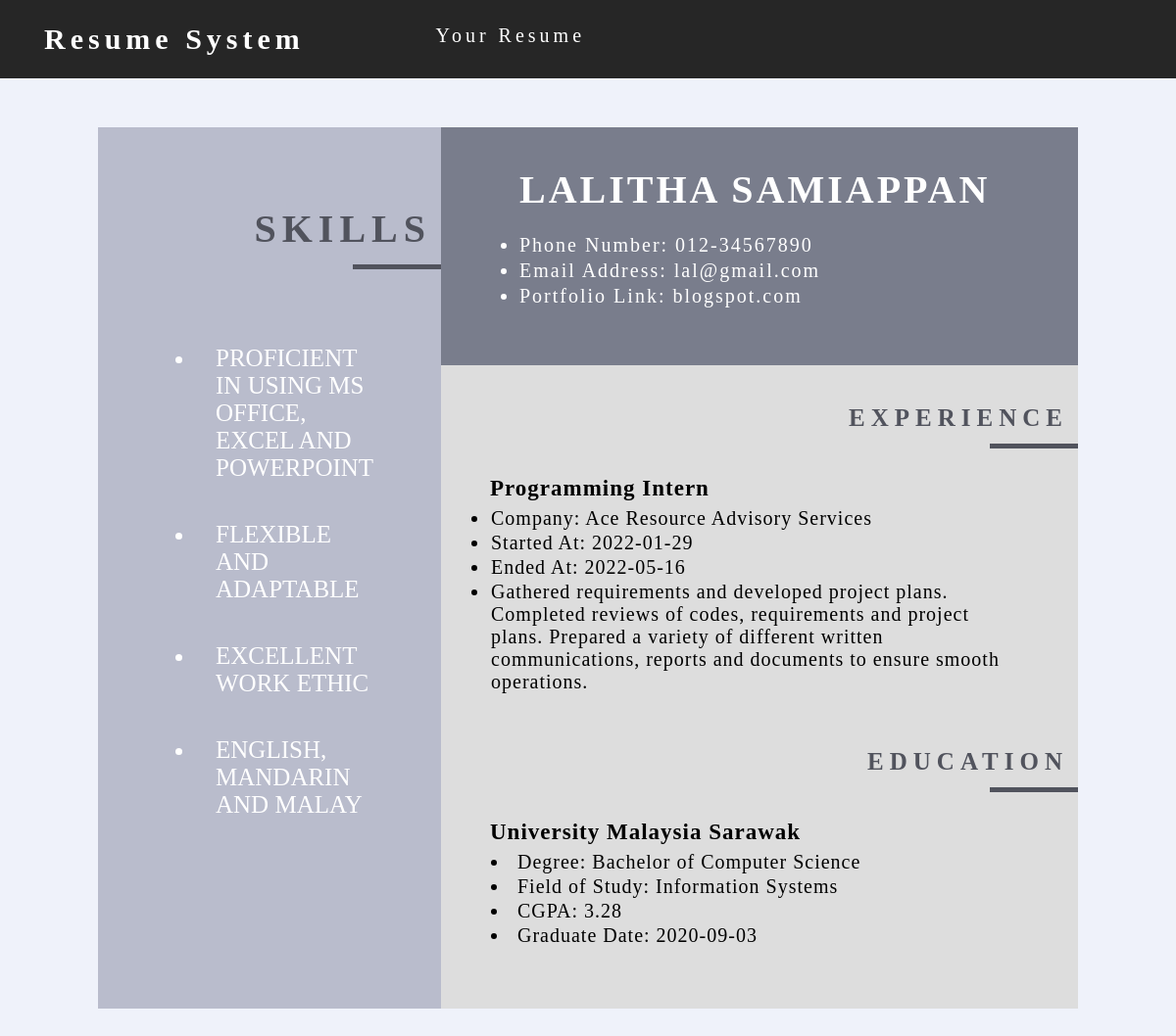
Page /pages/includes/view.php?view=4 on the committed database.
### tables this page shows
CREATE TABLE `resume` (
  `resume_id` int(11) NOT NULL,
  `fname` varchar(256) NOT NULL,
  `lname` varchar(256) NOT NULL,
  `phone` varchar(256) NOT NULL,
  `email` varchar(256) NOT NULL,
  `url` varchar(256) NOT NULL,
  `jobtitle` varchar(256) NOT NULL,
  `com_name` varchar(256) NOT NULL,
  `start_job` varchar(256) NOT NULL,
  `end_job` varchar(256) NOT NULL,
  `descrip` varchar(256) NOT NULL,
  `school` varchar(256) NOT NULL,
  `degree` varchar(256) NOT NULL,
  `field` varchar(256) NOT NULL,
  `cgpa` varchar(11) NOT NULL,
  `enddg` varchar(256) NOT NULL,
  `skill1` varchar(256) NOT NULL,
  `skill2` varchar(256) NOT NULL,
  `skill3` varchar(256) NOT NULL,
  `language` varchar(256) NOT NULL
);

### pages/includes/view.php (the view, shortened to what this page needs)
<!DOCTYPE html>
<html>
<head>
	<link rel="stylesheet" href="https://cdnjs.cloudflare.com/ajax/libs/font-awesome/4.7.0/css/font-awesome.min.css">
	 <link rel="stylesheet" href="style.css">
</head>
<body>
	<header>
	<div class="wrapper">
		<div class="logo">
			<h3>Resume System</h3>
		</div>
		<nav>
                <ul>
                 <li><a href ="../mainpage.php">Your Resume</a></li>
             </ul>
            </nav>
	</div>
	</header>
	<?php
		require "dbh.php";
		$resume_id = $_GET['view'];
		$sql = "SELECT * FROM resume where resume_id = '$resume_id';";
		$result = mysqli_query($conn, $sql);
		$row = mysqli_fetch_assoc($result);
	?>
	<div class="container-res">
		<div class="wrapper-res">
				<div class="left">
					<div class="title" id="skill">
							Skills
					</div>
					<div class="lefttext">
						<ul>
						<?php
							$skill1 = $row['skill1'];
							$skill2 = $row['skill2'];
							$skill3 = $row['skill3'];
							$language = $row['language'];
							echo "<li>".$skill1."</li>";
							echo "<li>".$skill2."</li>";
							echo "<li>".$skill3."</li>";
							echo "<li>".$language."</li>";
						?>
					</ul>
					</div>
				</div>
				<div class="right">
					<div class="top">
						<h2><?php $fname = $row['fname'];
											$lname = $row['lname'];
							echo $fname." ".$lname; ?></h2>
						<div class="pinfo">
							<ul>
							<?php $phone = $row['phone'];
										$email = $row['email'];
										$url = $row['url'];
							echo "<li>Phone Number:  ".$phone."</li>";
							echo "<li>Email Address:  ".$email."</li>";
							echo "<li>Portfolio Link:  ".$url."</li>";
							 ?>
							</ul>
						</div>
						</div>
						<div class="bottom">
								<div class="bottom-title">
									Experience
								</div>
								<div class="bottom-text">
									<ul>
										<?php $jobtitle = $row['jobtitle'];
													$com_name = $row['com_name'];
													$start_job = $row['start_job'];
													$end_job = $row['end_job'];
													$descrip = $row['descrip'];
										echo "<div class=righttitle><b>".$jobtitle."</b></div>";
										echo "<li>Company: ".$com_name."</li>";
										echo "<li>Started At: ".$start_job."</li>";
										echo "<li>Ended At: ".$end_job."</li>";
										echo "<li>".$descrip."</li>";
										?>
										</ul>
								</div>
								<div class="bottom-title">
									Education
								</div>
								<div class="bottom-text">
										<?php $school = $row['school'];
													$degree = $row['degree'];
													$field = $row['field'];
													$cgpa = $row['cgpa'];
													$enddg = $row['enddg'];
										echo "<div class=righttitle><b>".$school."</b></div>";
										echo "<li>Degree: ".$degree."</li>";
										echo "<li>Field of Study: ".$field."</li>";
										echo "<li>CGPA: ".$cgpa."</li>";
										echo "<li>Graduate Date: ".$enddg."</li>";
										?>
								</div>
						</div>
				</div>
			</div>
		</div>
</body>
</html>

### pages/includes/style.css (style rules this page uses)
* { margin: 0; padding: 0; box-sizing: border-box; font-family: Lora; }
body { justify-content: center; align-items: center; background: #EFF2FA; }
header { background: #262626; width: 100%; height: 80px; z-index:12; position:fixed; }
.wrapper { width: 1170px; margin:0 auto; }
.container-res { width: 1000px; padding-top: 130px; margin-left: 70px; margin-bottom: 100px; background-color: #EFF2FA; height: auto; }
.wrapper-res { margin: 0 0 0 30px; width: 100%; max-width: 1000px; height: 900px; background-color: #fff; display: flex; }
.left { width: 35%; height: 100%; background-color: #B9BCCC; }
.title { font-weight: 700; text-transform: uppercase; font-size: 40px; padding-top: 80px; padding-bottom: 10px; letter-spacing: 6px; padding-right: 10px; color: #51535D; position: relative; text-align: right; margin-bottom: 15px; }
.title:before { content: ""; position: absolute; margin-top: 105px; top: 35px; right: 0; width: 90px; height: 5px; background: #51535D; }
.bottom-title { font-size: 25px; padding-top: 40px; padding-bottom: 10px; font-weight: 700; text-transform: uppercase; letter-spacing: 6px; padding-right: 10px; color: #51535D; position: relative; text-align: right; margin-bottom: 5px; }
.bottom-title:before { content: ""; position: absolute; margin-top: 45px; top: 35px; right: 0; width: 90px; height: 5px; background: #51535D; }
.lefttext { padding: 50px 10px 10px 0; margin: 0 30px 0 0; color: #fff; text-transform: uppercase; font-size: 25px; }
.lefttext li { padding: 20px; }
.right { width: 65%; height: 100%; background-color: #fff; }
.righttitle { font-size: 23px; padding-bottom: 5px; }
.top { width: 100%; height: 27%; background-color: #797D8C; padding: 40px 0 10px 60px; color: white; }
.top h2 { padding-left: 20px; font-size: 40px; letter-spacing: 3px; text-transform: uppercase; }
.pinfo { padding-left: 20px; margin-top: 20px; line-height: 26px; font-size: 20px; letter-spacing: 2px; }
.bottom { width: 100%; height: 73%; background-color: #ddd; }
.bottom-text { font-size: 20px; letter-spacing: 1px; padding: 30px 60px 15px 50px; }
.bottom-text li { padding: 1px; }
.logo { width:30%; float:left; line-height:80px; }
.logo h3 { text-decoration: none; padding-left: 30px; font-size:30px; color:#fff; font-family: Ubuntu; letter-spacing: 5px; }
nav { width:65%; margin: auto; padding: 25px 0; display: flex; font-family: Lora; align-items: center; letter-spacing: 4px; font-size: 20px; color: #fff; justify-content: space-between; float: right; }
nav ul li { list-style:none; display: inline-block; margin: 0 20px; position: relative; }
nav ul li a { text-decoration: none; color: #fff; }
nav ul li::after { content: ''; height: 3px; width: 0; background: #fff; position: absolute; left: 0; bottom: -10px; transition: 0.5s; }
.left { padding: 0 0 0 100px; color: #292b2f; }

### rows in the picture
resume: skill1 "PROFICIENT IN USING MS OFFICE, EXCEL AND POWERPOINT", skill2 "FLEXIBLE AND ADAPTABLE", skill3 "EXCELLENT WORK ETHIC", language "ENGLISH, MANDARIN AND MALAY", fname "LALITHA", lname "SAMIAPPAN", phone "012-34567890", email "lal@gmail.com", url "blogspot.com", jobtitle "Programming Intern", com_name "Ace Resource Advisory Services", start_job "2022-01-29", end_job "2022-05-16", descrip "Gathered requirements and developed project plans. Completed reviews of codes, requirements and project plans. Prepared a variety of different written communications, reports and documents to ensure smooth operations.", school "University Malaysia Sarawak", degree "Bachelor of Computer Science", field "Information Systems", cgpa "3.28", enddg "2020-09-03"
